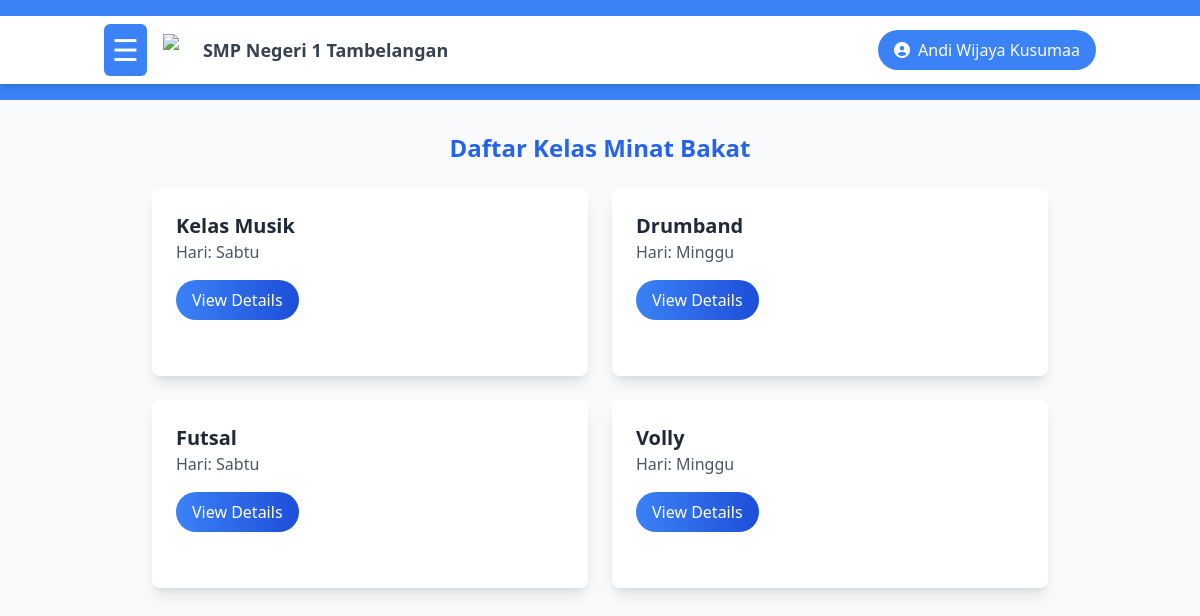
The page /dashboard/siswa/kelas_minat_bakat.php (signed in) on the database its author committed.
### tables this page shows
CREATE TABLE `ekstrakurikuler` (
  `id_ekstrakurikuler` int NOT NULL,
  `nama_kegiatan` varchar(100) NOT NULL,
  `hari_kegiatan` enum('Senin','Selasa','Rabu','Kamis','Jum''at','Sabtu','Minggu') DEFAULT NULL,
  `pembimbing_id` int DEFAULT NULL,
  `jam_mulai` time DEFAULT NULL,
  `jam_selesai` time DEFAULT NULL,
  `tempat_kegiatan` varchar(50) DEFAULT NULL,
  `Deskripsi` text
);

### dashboard/siswa/kelas_minat_bakat.php (the view, shortened to what this page needs)
<?php
include '../../koneksi.php';
$query = "SELECT e.*, g.nama_lengkap AS nama_pembimbing
          FROM ekstrakurikuler e
          JOIN guru g ON e.pembimbing_id = g.id_guru";
$result = mysqli_query($conn, $query);
?>
<!DOCTYPE html>
<html lang="en">
<head>
    <script src="https://cdn.tailwindcss.com"></script>
</head>
<body class="bg-gray-50 text-gray-800">
    <header id="header" class="bg-blue-500 text-white py-4">
        <?php include '../../layout/header.php'; ?>
    </header>
    <div id="mainContent" class="container mx-auto mt-8 px-4">
        <h2 class="text-2xl font-bold text-center text-blue-600 mb-6">Daftar Kelas Minat Bakat</h2>
        <div class="grid grid-cols-1 md:grid-cols-2 gap-6 justify-center mx-auto max-w-4xl">
            <?php while ($row = mysqli_fetch_assoc($result)): ?>
                <div class="bg-white shadow-lg rounded-lg overflow-hidden relative">
                    <div class="p-6">
                        <h3 class="text-xl font-semibold text-gray-800"><?= $row['nama_kegiatan']; ?></h3>
                        <p class="text-gray-600">Hari: <?= $row['hari_kegiatan']; ?></p>
                        <button class="mt-4 bg-gradient-to-r from-blue-500 to-blue-700 text-white px-4 py-2 rounded-full hover:shadow-lg transition-all duration-300"
                                onclick="toggleDetails(<?= $row['id_ekstrakurikuler']; ?>)">
                            View Details
                        </button>
                    </div>
                </div>
            <?php endwhile; ?>
        </div>
    </div>
</body>
</html>

### rows shown on the page
ekstrakurikuler: nama_kegiatan "Kelas Musik", hari_kegiatan "Sabtu"
ekstrakurikuler: nama_kegiatan "Drumband", hari_kegiatan "Minggu"
ekstrakurikuler: nama_kegiatan "Futsal", hari_kegiatan "Sabtu"
ekstrakurikuler: nama_kegiatan "Volly", hari_kegiatan "Minggu"

### other values the page prints
$_SESSION['nama_lengkap'] "Andi Wijaya Kusumaa"
